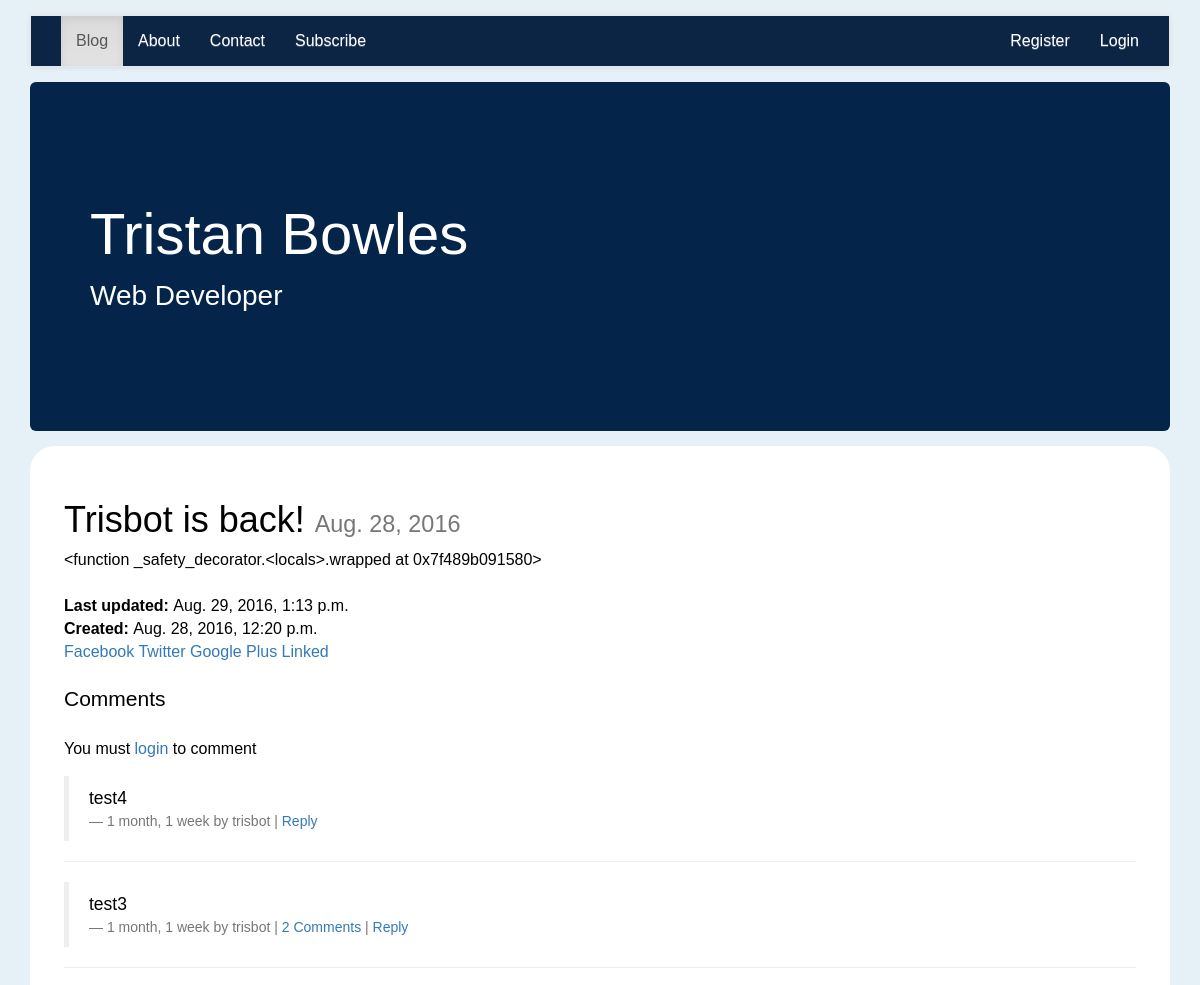
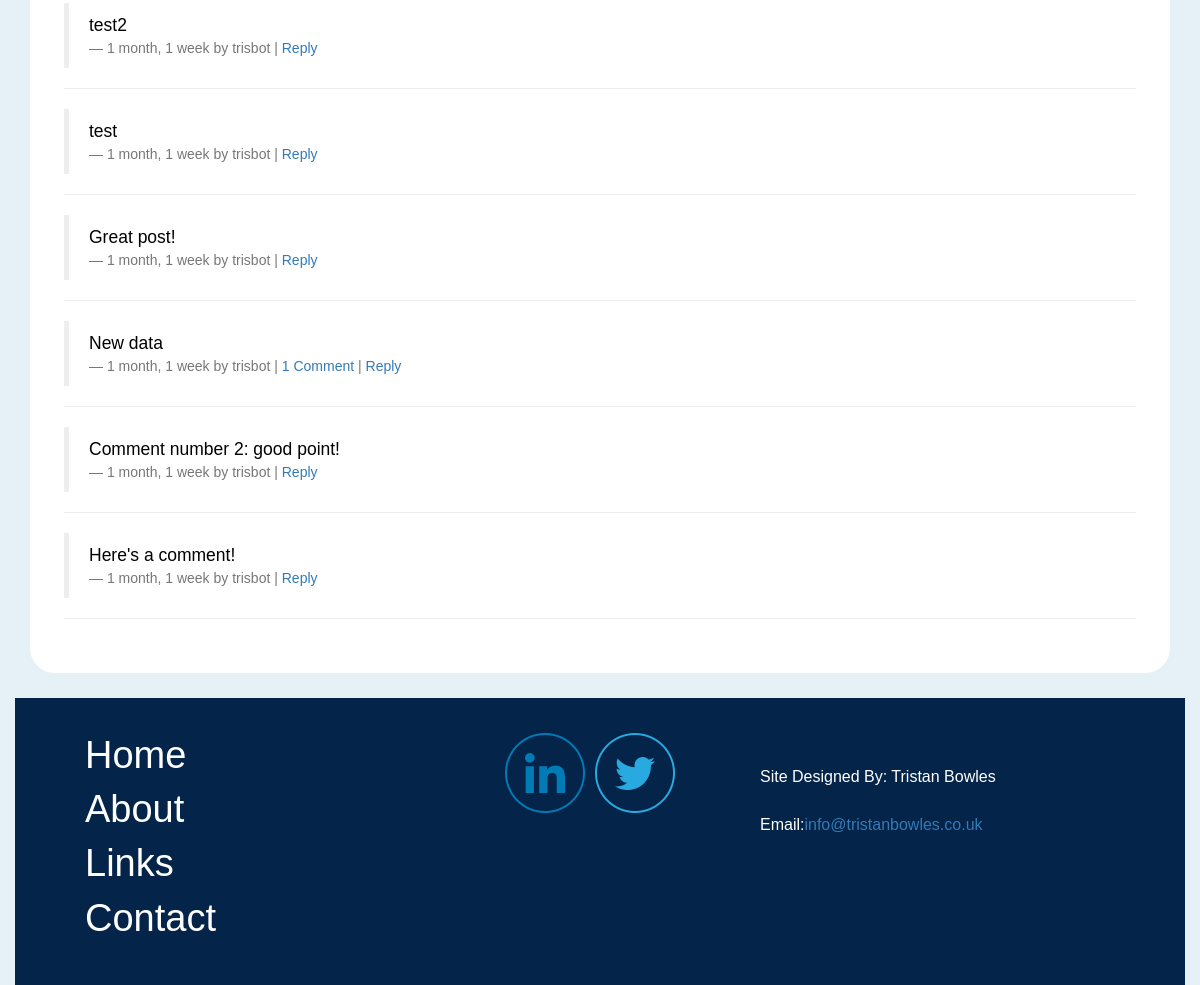
The page /posts/trisbot-is-back/ on the database its author committed (2 pictures, top to bottom).
### posts/models.py (models this page shows, shortened)
class Post(models.Model):
    user = models.ForeignKey(settings.AUTH_USER_MODEL, default=1)
    title = models.CharField(max_length=120)
    slug = models.SlugField(unique=True)
    image = models.ImageField(upload_to=upload_location, null=True, blank=True,
            width_field='width_field',
            height_field='height_field' )
    height_field = models.IntegerField(default=0)
    width_field = models.IntegerField(default=0)
    content = models.TextField()
    draft = models.BooleanField(default=False)
    published = models.DateField(auto_now=False, auto_now_add=False)
    read_time = models.IntegerField(default=0) #models.TimeField(null=True, blank=True)#assume mins
    updated = models.DateTimeField(auto_now=True, auto_now_add=False)
    timestamp = models.DateTimeField(auto_now=False, auto_now_add=True)
    objects = PostManager()
    def get_markdown(self):
        content = self.content
        markdown_text = markdown(content)
        return mark_safe(markdown_text)
    @property
    def comments(self):
        instance = self
        qs = Comment.objects.filter_by_instance(instance)
        return qs
    @property
    def get_content_type(self):
        instance = self
        content_type = ContentType.objects.get_for_model(instance.__class__)
        return content_type

### comments/models.py (models this page shows, shortened)
class Comment(models.Model):
    user      = models.ForeignKey(settings.AUTH_USER_MODEL, default=1)
    content_type = models.ForeignKey(ContentType, on_delete=models.CASCADE)
    object_id = models.PositiveIntegerField()
    content_object = GenericForeignKey('content_type', 'object_id')
    parent = models.ForeignKey("self", null=True, blank="True")
    content   = models.TextField()
    timestamp = models.DateTimeField(auto_now_add=True)
    objects = CommentManager()
    class Meta:
        ordering = ['-timestamp']
    def children(self): #replies
        return Comment.objects.filter(parent=self)
    def get_absolute_url(self):
        return reverse("comments:thread", kwargs={"id": self.id})

### posts/views.py (the view, shortened to what this page needs)
# urls.py: url(r'^(?P<slug>[\w-]+)/$',post_detail, name='detail'),
def post_detail(request,slug=None):
    today = timezone.now().date()
    instance = get_object_or_404(Post, slug=slug)
    if instance.draft or instance.published > timezone.now().date():
        if not request.user.is_staff or not request.user.is_superuser:
            raise Http404
    share_string = quote_plus(instance.content)
    initial_data = {
        "content_type": instance.get_content_type,
        "object_id": instance.id,
    }
    form = CommentForm(request.POST or None, initial=initial_data)
    comments = instance.comments
    context = {
        "title": instance.title,
        "instance": instance,
        "share_string": share_string,
        "comments": comments,
        "comment_form": form,
        "today": today,
        "nbar": "blog"
        }
    return render(request, "post_detail.html", context)

### comments/models.py (called while the page is built)
    def filter_by_instance(self, instance):
        content_type = ContentType.objects.get_for_model(instance.__class__)
        obj_id = instance.id
        qs = super(CommentManager, self).filter(content_type=content_type, object_id=obj_id).filter(parent=None)
        return qs

### posts/templatetags/urlify.py (called while the page is built)
@register.filter
def urlify(value):
  return quote_plus(value)

### templates/post_detail.html (shortened to what this page needs)
{% extends "base.html" %}
{% load urlify %}
{% load crispy_forms_tags %}
{% block content %}
<div class="row">
<div class="col-md-12">
<h1>{{ title }}
<small>
{{ instance.published }}
</small>
</h1>
<div class='post-detail-item'>
{{ instance.get_markdown }}
  </div>
<br/>
<b>Last updated: </b>{{ instance.updated }}<br/>
<b>Created: </b>{{ instance.timestamp }}<br/>
<a href="https://www.facebook.com/sharer/sharer.php?u={{ request.build_absolute_uri }}">Facebook</a>
<a href="https://twitter.com/home?status={{ instance.content|truncatechars:60|urlify }}%20@trisvandis%20{{ request.build_absolute_uri  }}">Twitter
    </a>
<a href='https://plus.google.com/share?url={{ request.build_absolute_uri }}'>Google Plus</a>
<a href="https://www.linkedin.com/shareArticle?mini=true&url={{ request.build_absolute_uri  }}&title={{ instance.title }}&summary={{ share_string }}&source={{ request.build_absolute_uri }}">Linked</a>
</div>
</div>
<div>
  <h3 class='lead'>Comments</h3>
  {% if request.user.is_authenticated %}
  <form method='POST' action='.'>{% csrf_token %}
    {{ comment_form|crispy }}
    <input type='submit' value='Post comment' class='btn btn-default'>
  </form>
  {% else %}
  <p>You must <a href="{% url 'login' %}">login</a> to comment</p>
  {% endif %}
  {% for comment in comments %}
<blockquote>
    {{ comment.content }}<br/>
    <footer>{{ comment.timestamp|timesince }} by {{ comment.user }} | <a href='{{ comment.get_absolute_url }}'>{% if comment.children.count > 0 %}{{ comment.children.count }} Comment{% if comment.children.count > 1%}s{% endif %}</a> | {% endif %}<a class='comment-reply-btn' href='#'>Reply</a></footer>
</blockquote>
  <hr/>
  {% endfor %}
</div>
{% endblock content %}

### templates/base.html (shortened to what this page needs)
{% load staticfiles %}
<html>
<head>
<link rel="stylesheet" href="https://maxcdn.bootstrapcdn.com/bootstrap/3.3.6/css/bootstrap.min.css"/>
<link rel="stylesheet" href="https://maxcdn.bootstrapcdn.com/bootstrap/3.3.6/css/bootstrap-theme.min.css"/>
<link rel="stylesheet" href="https://maxcdn.bootstrapcdn.com/font-awesome/4.6.3/css/font-awesome.min.css"/>
<link href="{% static 'static_dirs/css/style.css' %}" rel='stylesheet'/>
</head>
<body>
<div id="main">
<div class="container">
{% include "menu_display.html" %}
   {% include "jumbotron_display.html" %}
<div id="content">
  {% block content %}{% endblock content %}
</div>
</div>
</div>
  {% include "footer_display.html" %}
</body>
</html>

### templates/menu_display.html (shortened to what this page needs)
{% load staticfiles %}
<nav class="navbar navbar-default navbar-default">
    <div class="container-fluid">
        <div class="navbar-header">
            <a class="navbar-brand" href="{% url 'contact:home' %}" src="{% static 'images/drawing.png' %}" alt="Tris logo" height="20" width="20"></a>
        </div>
        <div class="collapse navbar-collapse" id="bs-example-navbar-collapse-1">
            <ul class="nav navbar-nav" id="myTab">
                <li class="{% if nbar == 'blog' %}active{% endif %}"><a href="{% url 'posts:list' %}">Blog<span class="sr-only">(current)</span></a>
                </li>
                <li class="{% if nbar == 'about' %}active{% endif %}"><a href="{% url 'contact:about' %}">About</a>
                </li>
                <li class="{% if nbar == 'contact' %}active{% endif %}"><a href="{% url 'contact:contact' %}">Contact</a>
                </li>
                <li class="{% if nbar == 'subscribe' %}active{% endif %}"><a href="{% url 'contact:join' %}">Subscribe</a>
                </li>
            </ul>
            <ul class="nav navbar-nav navbar-right">
                {% if not request.user.is_authenticated %}
                    <li class='pull-right'><a href="{% url 'login' %}">Login</a></li>
                    <li class='pull-right'><a href="{% url 'register' %}">Register</a></li>
                {% else %}
                    <li class='pull-right'><a href="{% url 'logout' %}">Logout</a></li>
                {% endif %}
            </ul>
        </div>
    </div>
</nav>

### templates/jumbotron_display.html
<div class="jumbotron">
  <h1>Tristan Bowles</h1>
  <p>Web Developer</p>
</div>

### templates/footer_display.html
{% load staticfiles %}
    <div id=footer>
            <div class="container">
                <div class="row">
                    <div class="col-md-3 col-sm-6 col-xs-7">
                        <ul id="footer-menu">
                            <li><a href="{% url 'posts:list' %}">Home</a></li>
                            <li><a href="http://www.tristanbowles.co.uk/about/">About</a></li>
                            <li><a href="http://www.tristanbowles.co.uk/links/">Links</a></li>
                            <li><a href="{% url 'contact:contact' %}">Contact</a></li>
                        </ul>
                     </div>
                    <div class="col-md-4 col-sm-6 col-xs-5">
                    <ul id="social">
                       <li><a href="https://twitter.com/trisvandis"><img src="{% static 'static_dirs/images/twitter.png' %}"  alt="Tris on Twitter"></a></li>                          <li><a href="https://uk.linkedin.com/in/tristan-bowles-25077323"><img src="{% static 'static_dirs/images/linkedin.png' %}" alt="Tris on Linked In"></a></li>
                    </ul>
                    </div>
                    <div class="col-md-4 col-sm-6 col-xs-12">
                        <ul id="sig">
                            <p>&nbsp;</p>
                            <li><p>Site Designed By: Tristan Bowles</p></li>
                            <li><p>Email:<a href="mailto:info@tristanbowles.co.uk">info@tristanbowles.co.uk</a></p></li>
                        </ul>
                   </div>
                </div>
            </div>
    </div>

### static/static_dirs/css/style.css (style rules this page uses)
body { font-family: 'Droid Sans', sans-serif; background-color:#E5F0F7; color:white; font-size: 16px; }
#main { margin-bottom: 25px; }
.container-fluid { background-color: #0D2545; }
.nav.navbar-nav li a { color:white; }
.navbar { margin-top: 15px; margin-bottom: 15px; }
.jumbotron { background-color: #042449; margin-bottom: 15px; padding: 100px; }
.jumbotron h1 { font-size: 58px; }
.jumbotron p { font-size: 28px; }
#content { border: 4px solid white; border-radius: 25px; padding:30px; background-color: White; color: black; }
#content p { padding-top: 5px; padding-bottom: 5px; }
#footer .container { background-color: #042449; padding: 30px; max-width: 100%; }
ul#footer-menu { list-style: none; }
ul#footer-menu li a { font-size: 38px; color:white; }
ul#social li { list-style: none; margin: 5px 5px 0 5px; float:right; }
ul#sig li { list-style: none; padding: 5px 5px 5px 5px; margin: 5px 5px 5px 5px; font-size: 16px; }

### rows shown on the page
Post: title "Trisbot is back!", published "Aug. 28, 2016", get_markdown "<function _safety_decorator.<locals>.wrapped at 0x7f489b091580>", updated "Aug. 29, 2016, 1:13 p.m.", timestamp "Aug. 28, 2016, 12:20 p.m."
Comment: content "test4", timestamp "1 month, 1 week", user "trisbot"
Comment: content "test3", timestamp "1 month, 1 week", user "trisbot", children.count "2"
Comment: content "test2", timestamp "1 month, 1 week", user "trisbot"
Comment: content "test", timestamp "1 month, 1 week", user "trisbot"
Comment: content "Great post!", timestamp "1 month, 1 week", user "trisbot"
Comment: content "New data", timestamp "1 month, 1 week", user "trisbot", children.count "1"
Comment: content "Comment number 2: good point!", timestamp "1 month, 1 week", user "trisbot"
Comment: content "Here's a comment!", timestamp "1 month, 1 week", user "trisbot"
